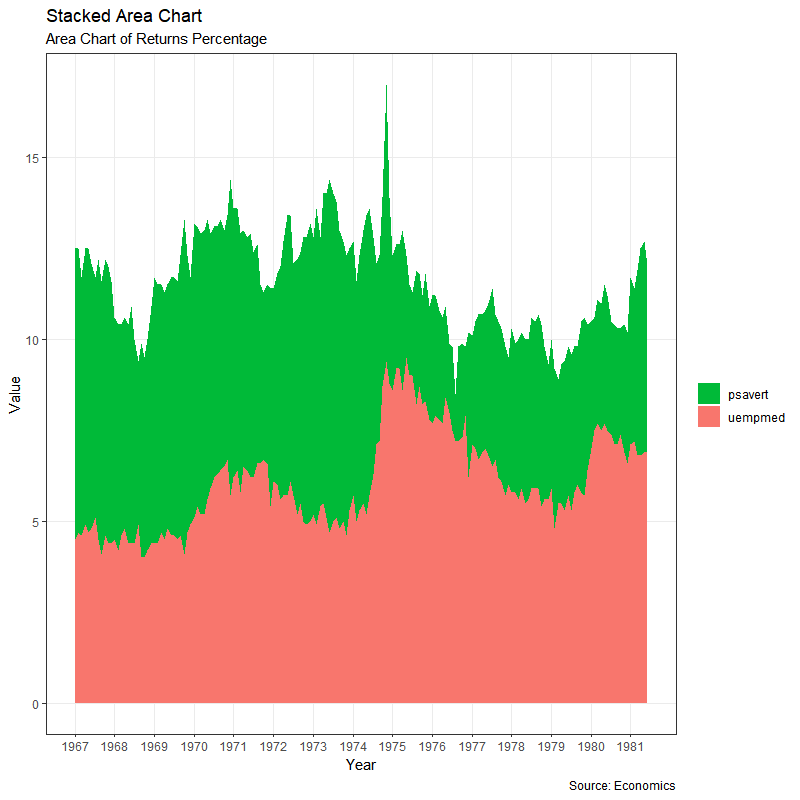

Recreate this plot in R.
### STACKED AREA CHART ###

# Import ggplot2 package
library(ggplot2)                                     

# Import lubridate package
library(lubridate)                                   

# Pre-set the black and white theme
theme_set(theme_bw())                                

df <- [ , c("", "", "")]                              # load data frame and filter for date column and two extra columns
df <- df[lubridate::year(df$) %in% c(:), ]            # filter data frame for a specific time period

brks <- df$date[seq(1, length(df$), 12)]              # specify the plot breaks (see example below)
lbls <- lubridate::year(brks)                         # specify the plot labels (see example below) 

ggplot(data = df,                                     # do not modify this line of code 
       aes(x = )) +                                   # set the x variable (must be in Date format)
  geom_area(aes(y = ,                                 # set the y variable (must be numerical)
                fill = "")) +                         # type in the y variable name (same al line above)
  geom_area(aes(y = ,                                 # set the y variable (must be numerical)
                fill = "")) +                         # type in the y variable name (same al line above)
  labs(title = "",                                    # type in the chart title
       subtitle = "",                                 # type in the chart subtitle
       caption = "",                                  # type in additional captions
       x = "",                                        # type in the x-axis label
       y = "") +                                      # type in the y-axis label
  scale_x_date(labels = lbls,                         # set labels = lbls
               breaks = brks) +                       # set breaks = brks
  scale_fill_manual(name = "",                        # do not modify this line of code
                    values = c("" = "", "" = "")) +   # type in the labels names and colors
  theme(panel.grid.minor = element_blank())           # do not modify this line of code

# EXAMPLE

library(ggplot2)
library(lubridate)
theme_set(theme_bw())

df <- economics[,c("date","psavert","uempmed")]
df <- df[lubridate::year(df$date) %in% c(1967:1981), ]

brks <- df$date[seq(1, length(df$date), 12)]
lbls <- lubridate::year(brks)

ggplot(data = df,
       aes(x = date)) +
  geom_area(aes(y = psavert,
                fill = "psavert")) +
  geom_area(aes(y = uempmed,
                fill = "uempmed")) +
  labs(title = "Stacked Area Chart",
       subtitle = "Area Chart of Returns Percentage",
       caption = "Source: Economics",
       x = "Year",
       y = "Value") +
  scale_x_date(labels = lbls,
               breaks = brks) +
  scale_fill_manual(name = "",
                    values = c("psavert" = "#00ba38", "uempmed" = "#f8766d")) +
  theme(panel.grid.minor = element_blank())
